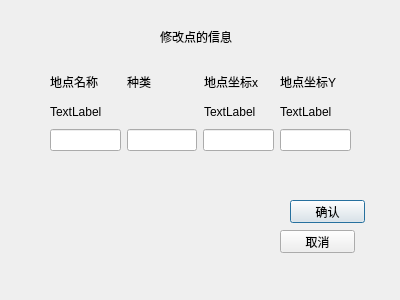
<?xml version="1.0" encoding="UTF-8"?>
<ui version="4.0">
 <class>modify_point</class>
 <widget class="QDialog" name="modify_point">
  <property name="geometry">
   <rect>
    <x>0</x>
    <y>0</y>
    <width>400</width>
    <height>300</height>
   </rect>
  </property>
  <property name="windowTitle">
   <string>Dialog</string>
  </property>
  <widget class="QWidget" name="verticalLayoutWidget">
   <property name="geometry">
    <rect>
     <x>50</x>
     <y>70</y>
     <width>301</width>
     <height>81</height>
    </rect>
   </property>
   <layout class="QVBoxLayout" name="verticalLayout">
    <item>
     <layout class="QHBoxLayout" name="horizontalLayout">
      <item>
       <widget class="QLabel" name="label_2">
        <property name="text">
         <string>地点名称</string>
        </property>
       </widget>
      </item>
      <item>
       <widget class="QLabel" name="type">
        <property name="text">
         <string>种类</string>
        </property>
       </widget>
      </item>
      <item>
       <widget class="QLabel" name="label_3">
        <property name="text">
         <string>地点坐标x</string>
        </property>
       </widget>
      </item>
      <item>
       <widget class="QLabel" name="label_4">
        <property name="text">
         <string>地点坐标Y</string>
        </property>
       </widget>
      </item>
     </layout>
    </item>
    <item>
     <layout class="QHBoxLayout" name="horizontalLayout_2">
      <item>
       <widget class="QLabel" name="name">
        <property name="text">
         <string>TextLabel</string>
        </property>
       </widget>
      </item>
      <item>
       <widget class="QLabel" name="type_d">
        <property name="text">
         <string/>
        </property>
       </widget>
      </item>
      <item>
       <widget class="QLabel" name="position_x">
        <property name="text">
         <string>TextLabel</string>
        </property>
       </widget>
      </item>
      <item>
       <widget class="QLabel" name="position_y">
        <property name="text">
         <string>TextLabel</string>
        </property>
       </widget>
      </item>
     </layout>
    </item>
    <item>
     <layout class="QHBoxLayout" name="horizontalLayout_3">
      <item>
       <widget class="QLineEdit" name="name_m"/>
      </item>
      <item>
       <widget class="QLineEdit" name="type_2"/>
      </item>
      <item>
       <widget class="QLineEdit" name="position_x_m"/>
      </item>
      <item>
       <widget class="QLineEdit" name="position_y_m"/>
      </item>
     </layout>
    </item>
   </layout>
  </widget>
  <widget class="QLabel" name="label">
   <property name="geometry">
    <rect>
     <x>160</x>
     <y>20</y>
     <width>72</width>
     <height>34</height>
    </rect>
   </property>
   <property name="text">
    <string>修改点的信息</string>
   </property>
  </widget>
  <widget class="QPushButton" name="modify">
   <property name="geometry">
    <rect>
     <x>290</x>
     <y>200</y>
     <width>75</width>
     <height>23</height>
    </rect>
   </property>
   <property name="text">
    <string>确认</string>
   </property>
  </widget>
  <widget class="QPushButton" name="pushButton_2">
   <property name="geometry">
    <rect>
     <x>280</x>
     <y>230</y>
     <width>75</width>
     <height>23</height>
    </rect>
   </property>
   <property name="text">
    <string>取消</string>
   </property>
  </widget>
 </widget>
 <resources/>
 <connections/>
</ui>
